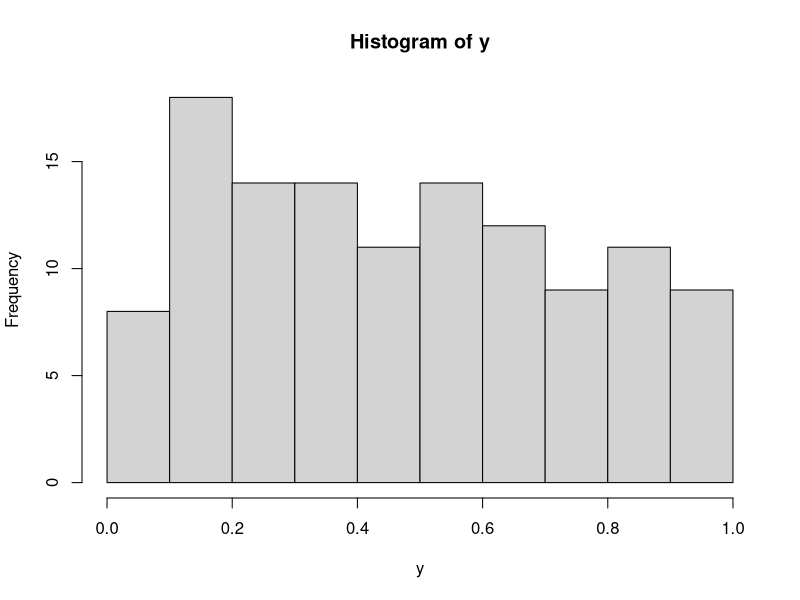
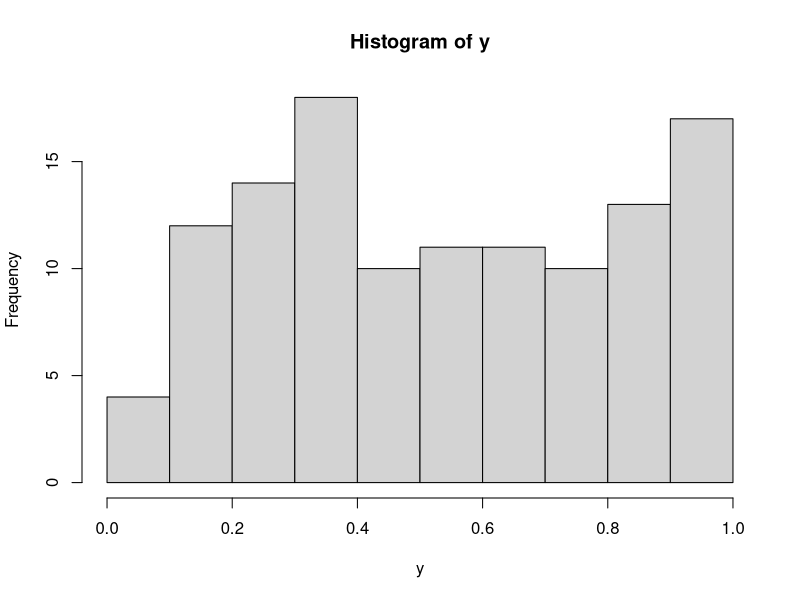
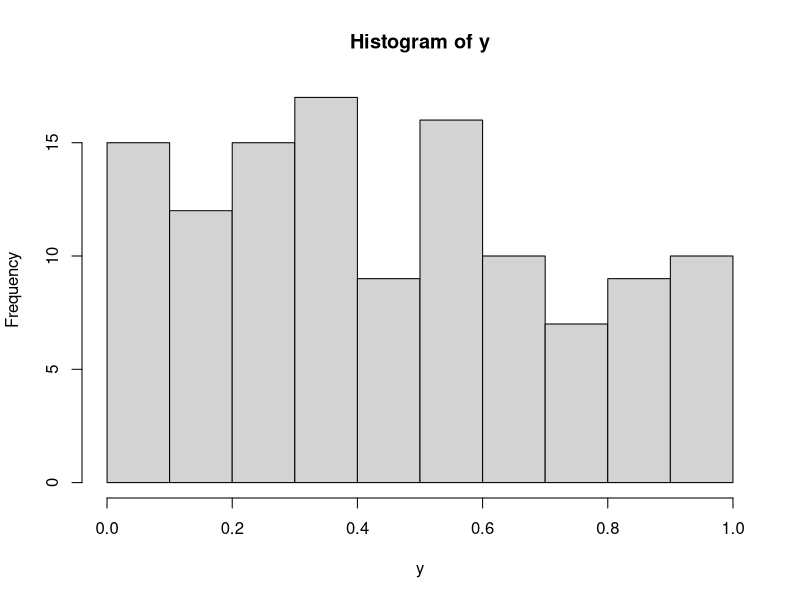
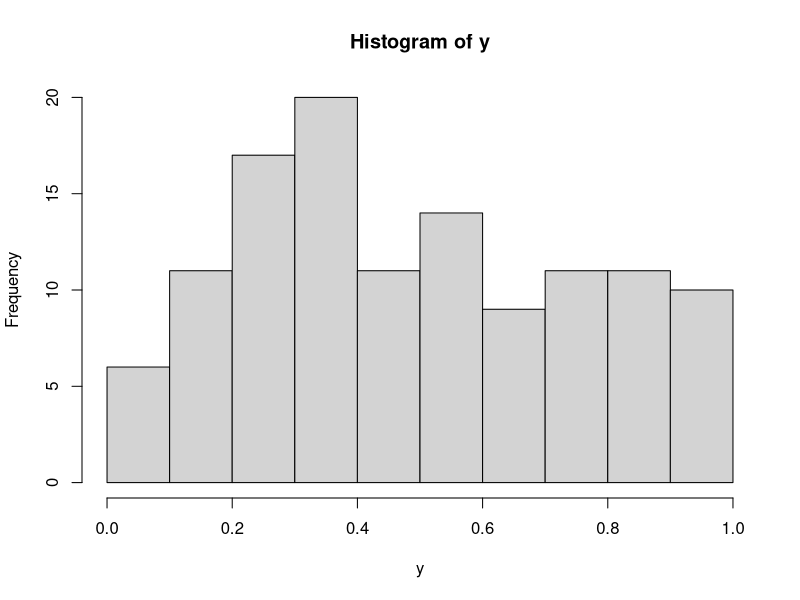
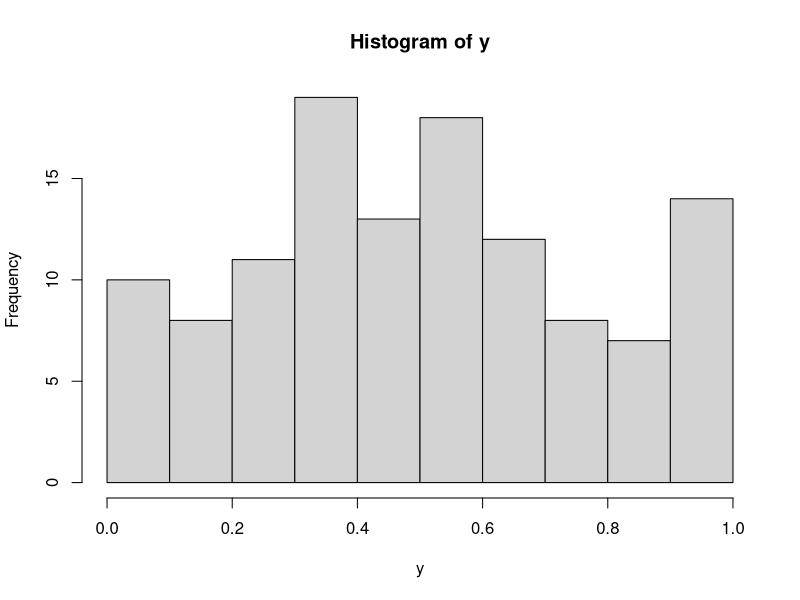
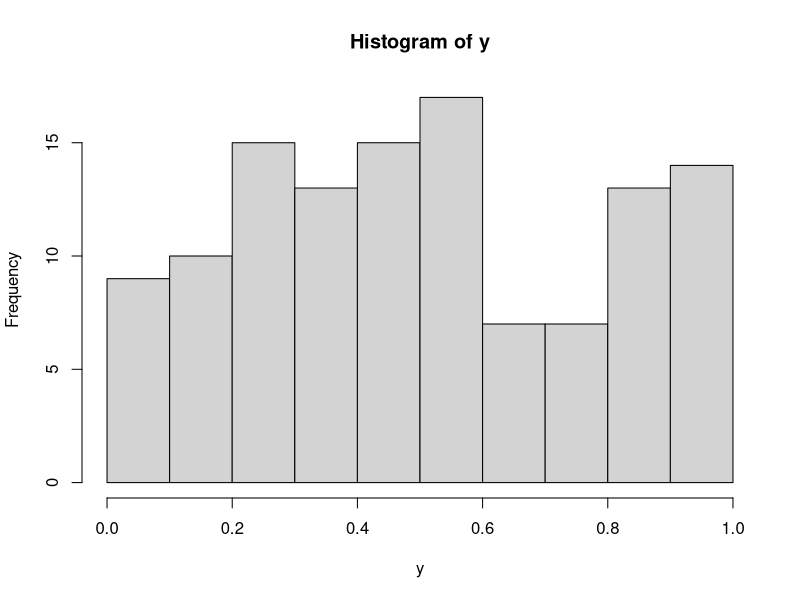
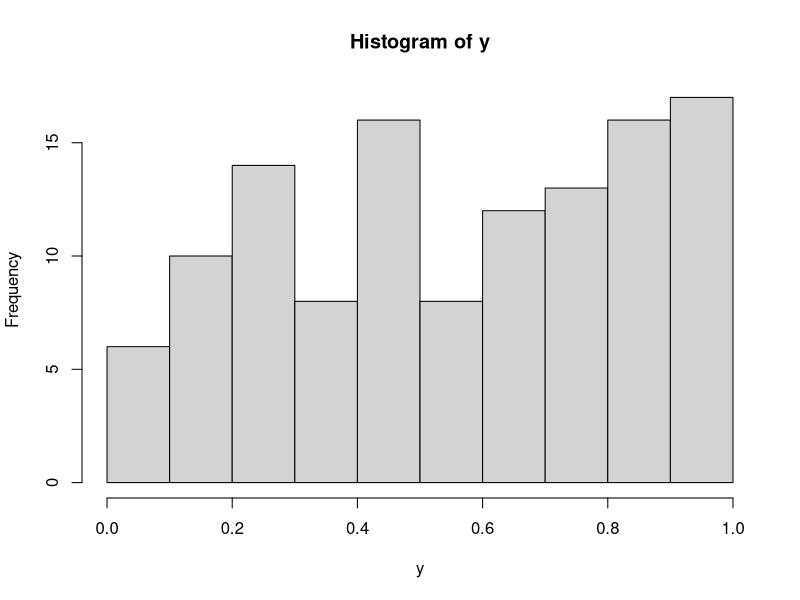
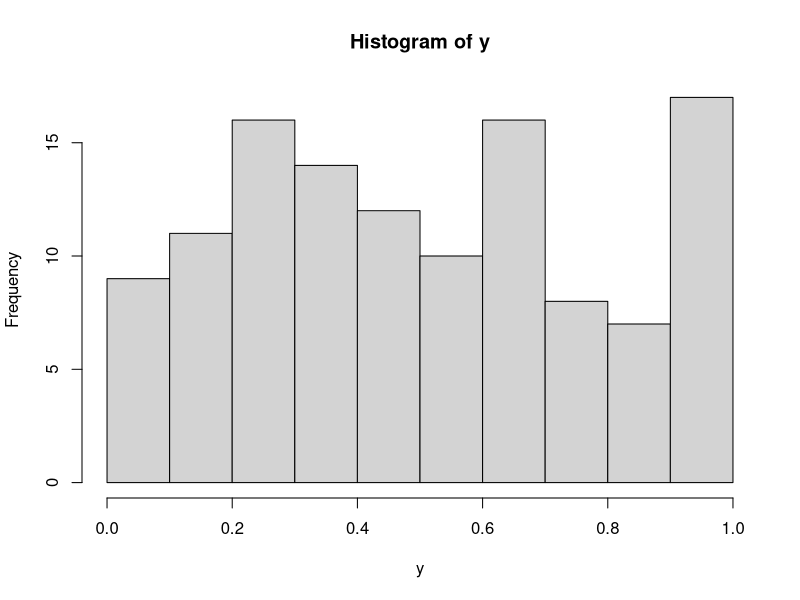

Write R code to recreate these figures, in order. (Note: this script raises an error after producing the figures.)


rm(list=ls())
Q=function(theta){
  a = theta[1]
  b = theta[2]
  alpha = theta[3]
  l=sum( log(a) + log(alpha) + alpha*log(b) + (a-1)*log(y) - log(1-y^(a)) + (alpha-1)*log(-log(1-y^(a))) - (-b*log(1-y^(a)))^(alpha)   )
  return(l)
}


a.real = 2
b.real = 2
alpha.real = .65
N=c(120,500,1000,2000,3000)
#N=3000
N.f = factor(N,levels = N)
emv = NULL
B=50
emv.b = matrix(0,B,3)
for(k in 1:length(N)){
  for(b in 1:B){
    u = runif(N[k])
    y=(pweibull(-log(1-u), shape=1/alpha.real, scale = b.real^(alpha.real), lower.tail = TRUE, log.p = FALSE))^(1/a.real)
    y[y>.9999999999999999] <- .9999999999999999
    hist(y)
    results = try(
      optim(start,Q,method = "L-BFGS-B",control=list(fnscale=-1),hessian = T),silent = T)
    if(class(results)=="try-error"){
      results <- list()
      results$par <- rep("NA",length(start))
    }
    emv.b[b,] = results$par
  }
  emvs = data.frame(N=N[k],emv.b = emv.b)
  emv = rbind(emv,emvs)
}
emv$N.f = factor(emv$N,levels = N)
boxplot(emv$emv.b.3~emv$N)
abline(h=alpha.real)
H=results$hessian
s.d = sqrt(diag( -solve(H)))
EMV = results$par
EMV -1.96*s.d
EMV +1.96*s.d

